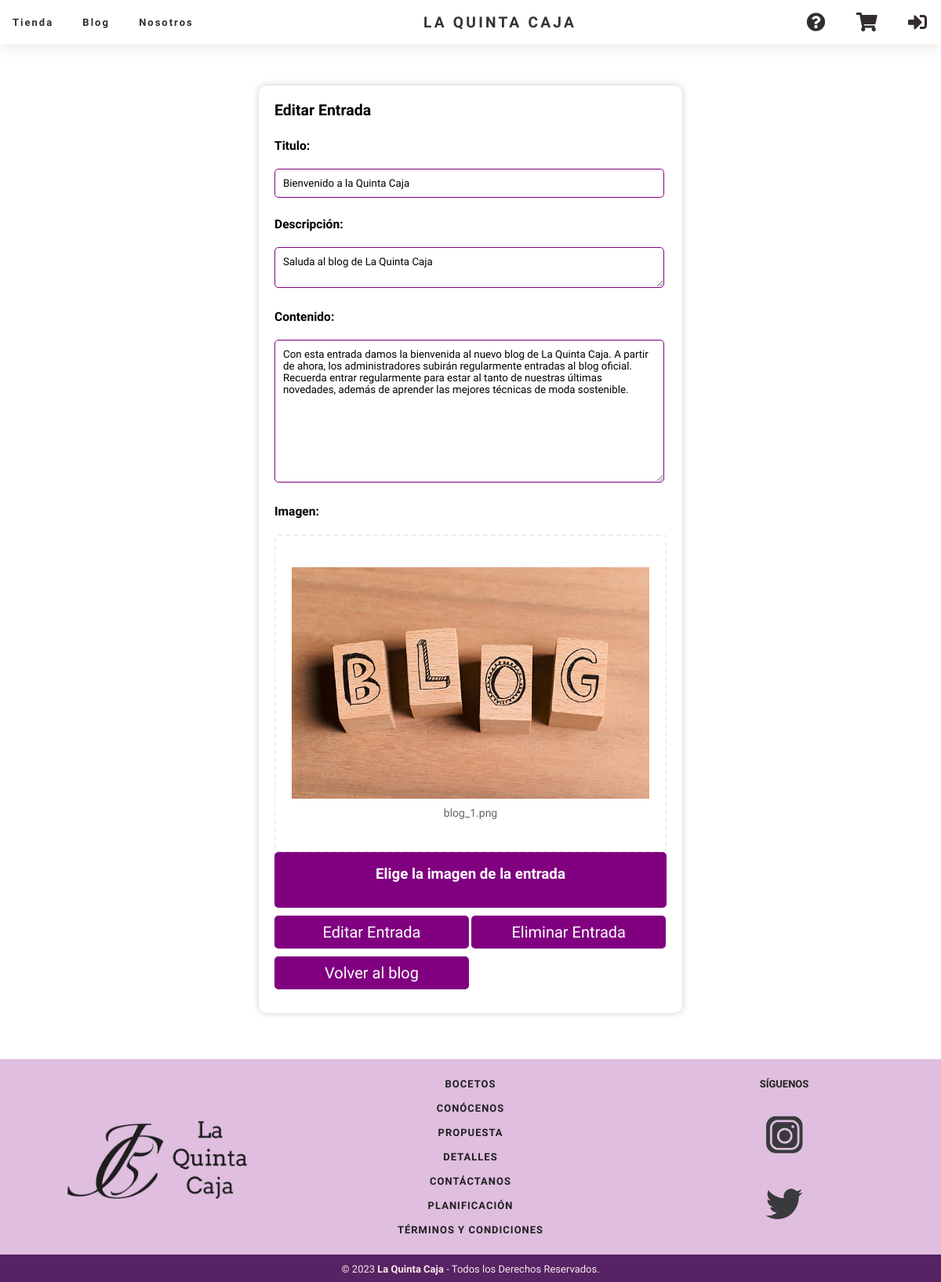
/editarEntrada.php?id=1, run on the app's committed database.
### tables this page shows
CREATE TABLE `blog` (
  `id` int(10) UNSIGNED NOT NULL,
  `titulo` varchar(40) NOT NULL,
  `contenido` text NOT NULL,
  `descripcion` text NOT NULL,
  `autor` int(10) UNSIGNED NOT NULL
);

### includes/Blog.php (called while the page is built, shortened)
<?php
class Blog
{
    private $id;
    private $titulo;
    private $contenido;
    private $descripcion;
    public function __construct($id=null, $titulo, $contenido, $descripcion, $autor)
    {
        $this->id = $id;
        $this->descripcion = $descripcion;
        $this->titulo = $titulo;
        $this->contenido = $contenido;
    }
    public static function buscaPorId($idBlog)
    {
        $BlogDAO= new BlogDAO();
        return $BlogDAO->buscaPorId($idBlog);
    }
    public function getId()
    {
        return $this->id;
    }
    public function getDescripcion()
    {
        return $this->descripcion;
    }
    public function getTitulo()
    {
        return $this->titulo;
    }
    public function getContenido()
    {
        return $this->contenido;
    }
}
?>

### includes/BlogDao.php (called while the page is built, shortened)
<?php
class BlogDAO
{
    private $conn;
    public function __construct()
    {
        $this->conn = Aplicacion::getInstance()->getConexionBd();
    }
    public function buscaPorId($idBlog)
    {
        $query = sprintf("SELECT * FROM blog WHERE id=%d", $idBlog);
        $rs = $this->conn->query($query);
        if ($rs->num_rows>0) {
            $fila = $rs->fetch_assoc();
            if($fila){
            $blog = new Blog($fila['id'], $fila['titulo'], $fila['contenido'], $fila['descripcion'],
            $fila['autor']);
            return $blog;
            }
        } else {
            error_log("Error BD ({$this->conn->errno}): {$this->conn->error}");
        }
        return false;
    }
}
?>

### includes/Aplicacion.php (called while the page is built, shortened)
<?php
class Aplicacion
{
	private $bdDatosConexion;
	private $inicializada = false;
	private $conn;
	public function init($bdDatosConexion)
	{
        if ( ! $this->inicializada ) {
    	    $this->bdDatosConexion = $bdDatosConexion;
    		$this->inicializada = true;
        }
	}
	public function getConexionBd()
	{
		if (! $this->conn ) {
			$bdHost = $this->bdDatosConexion['host'];
			$bdUser = $this->bdDatosConexion['user'];
			$bdPass = $this->bdDatosConexion['pass'];
			$bd = $this->bdDatosConexion['bd'];
			$conn = new \mysqli($bdHost, $bdUser, $bdPass, $bd);
			$this->conn = $conn;
		}
		return $this->conn;
	}
}
?>

### includes/FormularioEditarEntrada.php (the view, shortened to what this page needs)
<?php
class FormularioEditarEntrada extends Formulario
{
	 private $entrada;
	 public function setEntrada($entrada) {
		$this->entrada=$entrada;
	}
	protected function generaCamposFormulario(&$datos)
	{
		$htmlErroresGlobales = self::generaListaErroresGlobales($this->errores);
		$erroresCampos = self::generaErroresCampos(['titulo', 'contenido','descripcion','imagen'], $this->errores, 'span', array('class' => 'error'));
		$html=<<<EOF
		$htmlErroresGlobales
		<div class="product-form">
			<fieldset>
				<legend>Editar Entrada</legend>
				<input type="hidden" name="id" value="{$this->entrada->getId()}">
				<div>
				<p><label for="titulo">Titulo:</label></p>
				<p><input id="titulo" type="text" name="titulo" value="{$this->entrada->getTitulo()}"></p>
				{$erroresCampos['titulo']}
				</div>
				<div>
				<p><label for="descripcion">Descripción:</label></p>
				<p><textarea id="descripcion" name="descripcion">{$this->entrada->getDescripcion()}</textarea></p>
				{$erroresCampos['descripcion']}
				</div>
				<div>
				<p><label for="contenido">Contenido:</label></p>
				<p><textarea id="contenido" name="contenido" class="contenido">{$this->entrada->getContenido()}</textarea></p>
				{$erroresCampos['contenido']}
				</div>
				<div>
					<label>Imagen:</label>
					<div id='subir-archivo1' class='subir-archivo1'>
						<img src='img/blog_{$this->entrada->getId()}.png' alt='Entrada {$this->entrada->getId()}'>
						<p>blog_{$this->entrada->getId()}.png <p>
					</div>
					<div class="subir-archivo2" onchange="changeHandler(event);">
						<label for="imagen" class="upload_button">
						Elige la imagen de la entrada
						<input id="imagen" type="file" name="imagen" class="upload">
						</label>
					</div>
					{$erroresCampos['imagen']}
				</div>
				<div>
					<ul class= "botones">
						<li><button type="submit" name="accion" value="editar">Editar Entrada</button>
						</li>
						<li>
						<button type="submit" name="accion" value="eliminar">Eliminar Entrada</button>
						</li>
						<li>
						<button type="submit" formaction="blog.php">Volver al blog</button>
						</li>
					</ul>
				</div>
			</fieldset>
		</div>
		EOF;
		return $html;
	}
}
?>

### css/formulario.css (style rules this page uses)
button[type="submit"] { background: #800080; color: white; width: 100%; padding: 1rem; border: 0.125rem solid #800080; border-radius: 0.3125rem; cursor: pointer; font-size: 1.2em; }
.newP-form input[type="text"], textarea, .newE-form input[type="text"] { width: 95%; padding: 0.625rem; margin-bottom: 1.25rem; border-radius: 0.3125rem; border: 0.0625rem solid #800080; resize: vertical; }
.subir-archivo1 { display:flex; flex-direction: column; align-items: center; padding: 2.5rem 1.25rem; border: 0.125rem dashed #eee; border-radius:0.3125rem; }
.subir-archivo1 img { max-width: 100%; max-height: 100%; margin-bottom: 0.625rem; }
.subir-archivo1 p { margin: 0; font-size: 0.875rem; color: #666; }
.subir-archivo2 { position:relative; background-color: #800080; color: white; border: 0.125rem solid #800080; border-radius: 0.3125rem; cursor: pointer; margin-bottom: 0.625rem; font-size: 1.2em; }
.upload_button { display: block; text-align: center; padding:0.625rem; cursor: pointer; }
.product-form { margin: 3.125rem auto 0; max-width: 31.25rem; background-color: #fff; padding: 1.25rem; border-radius: 0.625rem; box-shadow: 0 0 0.625rem #ccc; font-family: Verdana; font-size: 0.8125rem; }
.product-form fieldset { border: none; margin: 0; padding: 0; }
.product-form legend { font-size: 1.5em; font-weight: bold; margin-bottom: 20px; }
.product-form label { display: block; font-size: 1.2em; font-weight: bold; margin-bottom: 1.25rem; margin-top: 0.3125rem; }
.product-form input[type="text"], textarea { width: 95%; padding: 0.625rem; margin-bottom: 1.25rem; border-radius: 0.3125rem; border: 0.0625rem solid #800080; resize: vertical; }
.contenido { height: 20vh }
.product-form button[type="submit"] { background-color: #800080; color: white; padding: 0.4375rem 0.4375rem; border: 0.125rem solid #800080; border-radius: 0.3125rem; cursor: pointer; margin-bottom: 0.625rem; font-size: 1.25rem; width:100%; }
.product-form ul.botones li { display:inline-block; width:49.6%; }
* { margin:0; }
* { margin: 0; padding: 0; font-family: 'Ubuntu', sans-serif; }

### data on the page
blog: titulo "Bienvenido a la Quinta Caja", descripcion "Saluda al blog de La Quinta Caja", contenido "Con esta entrada damos la bienvenida al nuevo blog de La Quinta Caja. A partir de ahora, los administradores subirán regularmente entradas al blog oficial. Recuerda entrar regularmente para estar al tanto de nuestras últimas novedades, además de aprender las mejores técnicas de moda sostenible.", id "1"
